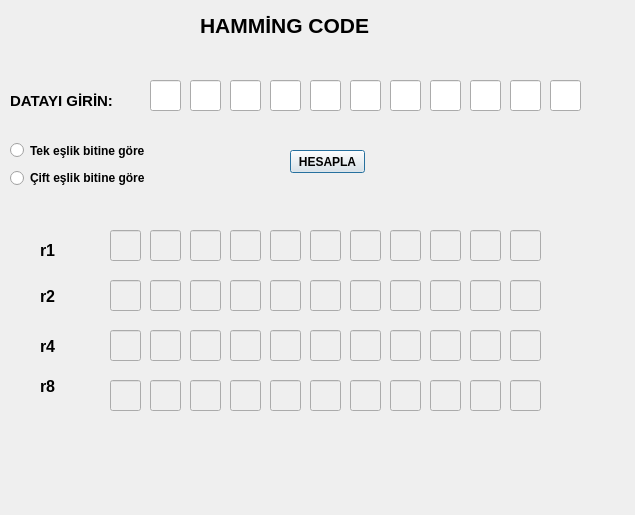
<?xml version="1.0" encoding="UTF-8"?>
<ui version="4.0">
 <class>Dialog</class>
 <widget class="QDialog" name="Dialog">
  <property name="geometry">
   <rect>
    <x>0</x>
    <y>0</y>
    <width>635</width>
    <height>515</height>
   </rect>
  </property>
  <property name="windowTitle">
   <string>Dialog</string>
  </property>
  <widget class="QLabel" name="label">
   <property name="geometry">
    <rect>
     <x>200</x>
     <y>10</y>
     <width>201</width>
     <height>31</height>
    </rect>
   </property>
   <property name="font">
    <font>
     <pointsize>16</pointsize>
     <weight>75</weight>
     <bold>true</bold>
    </font>
   </property>
   <property name="text">
    <string>HAMMİNG CODE</string>
   </property>
  </widget>
  <widget class="QLabel" name="label_3">
   <property name="geometry">
    <rect>
     <x>40</x>
     <y>240</y>
     <width>51</width>
     <height>21</height>
    </rect>
   </property>
   <property name="font">
    <font>
     <pointsize>12</pointsize>
     <weight>75</weight>
     <bold>true</bold>
    </font>
   </property>
   <property name="text">
    <string>r1</string>
   </property>
  </widget>
  <widget class="QLabel" name="label_5">
   <property name="geometry">
    <rect>
     <x>40</x>
     <y>290</y>
     <width>47</width>
     <height>13</height>
    </rect>
   </property>
   <property name="font">
    <font>
     <pointsize>12</pointsize>
     <weight>75</weight>
     <bold>true</bold>
    </font>
   </property>
   <property name="text">
    <string>r2</string>
   </property>
  </widget>
  <widget class="QLabel" name="label_11">
   <property name="geometry">
    <rect>
     <x>40</x>
     <y>380</y>
     <width>47</width>
     <height>13</height>
    </rect>
   </property>
   <property name="font">
    <font>
     <pointsize>12</pointsize>
     <weight>75</weight>
     <bold>true</bold>
    </font>
   </property>
   <property name="text">
    <string>r8</string>
   </property>
  </widget>
  <widget class="QLabel" name="label_12">
   <property name="geometry">
    <rect>
     <x>40</x>
     <y>340</y>
     <width>47</width>
     <height>13</height>
    </rect>
   </property>
   <property name="font">
    <font>
     <pointsize>12</pointsize>
     <weight>75</weight>
     <bold>true</bold>
    </font>
   </property>
   <property name="text">
    <string>r4</string>
   </property>
  </widget>
  <widget class="QLineEdit" name="lineEdit">
   <property name="geometry">
    <rect>
     <x>150</x>
     <y>80</y>
     <width>31</width>
     <height>31</height>
    </rect>
   </property>
   <property name="font">
    <font>
     <pointsize>12</pointsize>
     <weight>75</weight>
     <bold>true</bold>
    </font>
   </property>
   <property name="inputMethodHints">
    <set>Qt::ImhNone</set>
   </property>
   <property name="maxLength">
    <number>1</number>
   </property>
  </widget>
  <widget class="QLineEdit" name="lineEdit_19">
   <property name="geometry">
    <rect>
     <x>230</x>
     <y>80</y>
     <width>31</width>
     <height>31</height>
    </rect>
   </property>
   <property name="font">
    <font>
     <pointsize>12</pointsize>
     <weight>75</weight>
     <bold>true</bold>
    </font>
   </property>
   <property name="inputMethodHints">
    <set>Qt::ImhNone</set>
   </property>
   <property name="maxLength">
    <number>1</number>
   </property>
  </widget>
  <widget class="QLineEdit" name="lineEdit_20">
   <property name="geometry">
    <rect>
     <x>190</x>
     <y>80</y>
     <width>31</width>
     <height>31</height>
    </rect>
   </property>
   <property name="font">
    <font>
     <pointsize>12</pointsize>
     <weight>75</weight>
     <bold>true</bold>
    </font>
   </property>
   <property name="inputMethodHints">
    <set>Qt::ImhNone</set>
   </property>
   <property name="maxLength">
    <number>1</number>
   </property>
  </widget>
  <widget class="QLineEdit" name="lineEdit_21">
   <property name="geometry">
    <rect>
     <x>350</x>
     <y>80</y>
     <width>31</width>
     <height>31</height>
    </rect>
   </property>
   <property name="font">
    <font>
     <pointsize>12</pointsize>
     <weight>75</weight>
     <bold>true</bold>
    </font>
   </property>
   <property name="inputMethodHints">
    <set>Qt::ImhNone</set>
   </property>
   <property name="maxLength">
    <number>1</number>
   </property>
  </widget>
  <widget class="QLineEdit" name="lineEdit_22">
   <property name="geometry">
    <rect>
     <x>270</x>
     <y>80</y>
     <width>31</width>
     <height>31</height>
    </rect>
   </property>
   <property name="font">
    <font>
     <pointsize>12</pointsize>
     <weight>75</weight>
     <bold>true</bold>
    </font>
   </property>
   <property name="inputMethodHints">
    <set>Qt::ImhNone</set>
   </property>
   <property name="maxLength">
    <number>1</number>
   </property>
  </widget>
  <widget class="QLineEdit" name="lineEdit_23">
   <property name="geometry">
    <rect>
     <x>310</x>
     <y>80</y>
     <width>31</width>
     <height>31</height>
    </rect>
   </property>
   <property name="font">
    <font>
     <pointsize>12</pointsize>
     <weight>75</weight>
     <bold>true</bold>
    </font>
   </property>
   <property name="inputMethodHints">
    <set>Qt::ImhNone</set>
   </property>
   <property name="maxLength">
    <number>1</number>
   </property>
  </widget>
  <widget class="QLineEdit" name="lineEdit_24">
   <property name="geometry">
    <rect>
     <x>470</x>
     <y>80</y>
     <width>31</width>
     <height>31</height>
    </rect>
   </property>
   <property name="font">
    <font>
     <pointsize>12</pointsize>
     <weight>75</weight>
     <bold>true</bold>
    </font>
   </property>
   <property name="inputMethodHints">
    <set>Qt::ImhNone</set>
   </property>
   <property name="maxLength">
    <number>1</number>
   </property>
  </widget>
  <widget class="QLineEdit" name="lineEdit_25">
   <property name="geometry">
    <rect>
     <x>390</x>
     <y>80</y>
     <width>31</width>
     <height>31</height>
    </rect>
   </property>
   <property name="font">
    <font>
     <pointsize>12</pointsize>
     <weight>75</weight>
     <bold>true</bold>
    </font>
   </property>
   <property name="inputMethodHints">
    <set>Qt::ImhNone</set>
   </property>
   <property name="maxLength">
    <number>1</number>
   </property>
  </widget>
  <widget class="QLineEdit" name="lineEdit_26">
   <property name="geometry">
    <rect>
     <x>430</x>
     <y>80</y>
     <width>31</width>
     <height>31</height>
    </rect>
   </property>
   <property name="font">
    <font>
     <pointsize>12</pointsize>
     <weight>75</weight>
     <bold>true</bold>
    </font>
   </property>
   <property name="inputMethodHints">
    <set>Qt::ImhNone</set>
   </property>
   <property name="maxLength">
    <number>1</number>
   </property>
  </widget>
  <widget class="QLineEdit" name="lineEdit_28">
   <property name="geometry">
    <rect>
     <x>510</x>
     <y>80</y>
     <width>31</width>
     <height>31</height>
    </rect>
   </property>
   <property name="font">
    <font>
     <pointsize>12</pointsize>
     <weight>75</weight>
     <bold>true</bold>
    </font>
   </property>
   <property name="inputMethodHints">
    <set>Qt::ImhNone</set>
   </property>
   <property name="maxLength">
    <number>1</number>
   </property>
  </widget>
  <widget class="QLineEdit" name="lineEdit_29">
   <property name="geometry">
    <rect>
     <x>550</x>
     <y>80</y>
     <width>31</width>
     <height>31</height>
    </rect>
   </property>
   <property name="font">
    <font>
     <pointsize>12</pointsize>
     <weight>75</weight>
     <bold>true</bold>
    </font>
   </property>
   <property name="inputMethodHints">
    <set>Qt::ImhNone</set>
   </property>
   <property name="maxLength">
    <number>1</number>
   </property>
  </widget>
  <widget class="QLabel" name="label_2">
   <property name="geometry">
    <rect>
     <x>10</x>
     <y>90</y>
     <width>121</width>
     <height>21</height>
    </rect>
   </property>
   <property name="font">
    <font>
     <pointsize>11</pointsize>
     <weight>75</weight>
     <bold>true</bold>
    </font>
   </property>
   <property name="text">
    <string>DATAYI GİRİN:</string>
   </property>
  </widget>
  <widget class="QLineEdit" name="lineEdit_27">
   <property name="enabled">
    <bool>false</bool>
   </property>
   <property name="geometry">
    <rect>
     <x>430</x>
     <y>230</y>
     <width>31</width>
     <height>31</height>
    </rect>
   </property>
   <property name="font">
    <font>
     <pointsize>12</pointsize>
     <weight>75</weight>
     <bold>true</bold>
    </font>
   </property>
  </widget>
  <widget class="QLineEdit" name="lineEdit_30">
   <property name="enabled">
    <bool>false</bool>
   </property>
   <property name="geometry">
    <rect>
     <x>270</x>
     <y>230</y>
     <width>31</width>
     <height>31</height>
    </rect>
   </property>
   <property name="font">
    <font>
     <pointsize>12</pointsize>
     <weight>75</weight>
     <bold>true</bold>
    </font>
   </property>
  </widget>
  <widget class="QLineEdit" name="lineEdit_31">
   <property name="enabled">
    <bool>false</bool>
   </property>
   <property name="geometry">
    <rect>
     <x>190</x>
     <y>230</y>
     <width>31</width>
     <height>31</height>
    </rect>
   </property>
   <property name="font">
    <font>
     <pointsize>12</pointsize>
     <weight>75</weight>
     <bold>true</bold>
    </font>
   </property>
  </widget>
  <widget class="QLineEdit" name="lineEdit_2">
   <property name="enabled">
    <bool>false</bool>
   </property>
   <property name="geometry">
    <rect>
     <x>110</x>
     <y>230</y>
     <width>31</width>
     <height>31</height>
    </rect>
   </property>
   <property name="font">
    <font>
     <pointsize>12</pointsize>
     <weight>75</weight>
     <bold>true</bold>
    </font>
   </property>
  </widget>
  <widget class="QLineEdit" name="lineEdit_32">
   <property name="enabled">
    <bool>false</bool>
   </property>
   <property name="geometry">
    <rect>
     <x>390</x>
     <y>230</y>
     <width>31</width>
     <height>31</height>
    </rect>
   </property>
   <property name="font">
    <font>
     <pointsize>12</pointsize>
     <weight>75</weight>
     <bold>true</bold>
    </font>
   </property>
  </widget>
  <widget class="QLineEdit" name="lineEdit_33">
   <property name="enabled">
    <bool>false</bool>
   </property>
   <property name="geometry">
    <rect>
     <x>510</x>
     <y>230</y>
     <width>31</width>
     <height>31</height>
    </rect>
   </property>
   <property name="font">
    <font>
     <pointsize>12</pointsize>
     <weight>75</weight>
     <bold>true</bold>
    </font>
   </property>
  </widget>
  <widget class="QLineEdit" name="lineEdit_34">
   <property name="enabled">
    <bool>false</bool>
   </property>
   <property name="geometry">
    <rect>
     <x>230</x>
     <y>230</y>
     <width>31</width>
     <height>31</height>
    </rect>
   </property>
   <property name="font">
    <font>
     <pointsize>12</pointsize>
     <weight>75</weight>
     <bold>true</bold>
    </font>
   </property>
  </widget>
  <widget class="QLineEdit" name="lineEdit_35">
   <property name="enabled">
    <bool>false</bool>
   </property>
   <property name="geometry">
    <rect>
     <x>350</x>
     <y>230</y>
     <width>31</width>
     <height>31</height>
    </rect>
   </property>
   <property name="font">
    <font>
     <pointsize>12</pointsize>
     <weight>75</weight>
     <bold>true</bold>
    </font>
   </property>
  </widget>
  <widget class="QLineEdit" name="lineEdit_36">
   <property name="enabled">
    <bool>false</bool>
   </property>
   <property name="geometry">
    <rect>
     <x>470</x>
     <y>230</y>
     <width>31</width>
     <height>31</height>
    </rect>
   </property>
   <property name="font">
    <font>
     <pointsize>12</pointsize>
     <weight>75</weight>
     <bold>true</bold>
    </font>
   </property>
  </widget>
  <widget class="QLineEdit" name="lineEdit_37">
   <property name="enabled">
    <bool>false</bool>
   </property>
   <property name="geometry">
    <rect>
     <x>150</x>
     <y>230</y>
     <width>31</width>
     <height>31</height>
    </rect>
   </property>
   <property name="font">
    <font>
     <pointsize>12</pointsize>
     <weight>75</weight>
     <bold>true</bold>
    </font>
   </property>
  </widget>
  <widget class="QLineEdit" name="lineEdit_38">
   <property name="enabled">
    <bool>false</bool>
   </property>
   <property name="geometry">
    <rect>
     <x>310</x>
     <y>230</y>
     <width>31</width>
     <height>31</height>
    </rect>
   </property>
   <property name="font">
    <font>
     <pointsize>12</pointsize>
     <weight>75</weight>
     <bold>true</bold>
    </font>
   </property>
  </widget>
  <widget class="QLineEdit" name="lineEdit_39">
   <property name="enabled">
    <bool>false</bool>
   </property>
   <property name="geometry">
    <rect>
     <x>430</x>
     <y>280</y>
     <width>31</width>
     <height>31</height>
    </rect>
   </property>
   <property name="font">
    <font>
     <pointsize>12</pointsize>
     <weight>75</weight>
     <bold>true</bold>
    </font>
   </property>
  </widget>
  <widget class="QLineEdit" name="lineEdit_40">
   <property name="enabled">
    <bool>false</bool>
   </property>
   <property name="geometry">
    <rect>
     <x>270</x>
     <y>280</y>
     <width>31</width>
     <height>31</height>
    </rect>
   </property>
   <property name="font">
    <font>
     <pointsize>12</pointsize>
     <weight>75</weight>
     <bold>true</bold>
    </font>
   </property>
  </widget>
  <widget class="QLineEdit" name="lineEdit_41">
   <property name="enabled">
    <bool>false</bool>
   </property>
   <property name="geometry">
    <rect>
     <x>190</x>
     <y>280</y>
     <width>31</width>
     <height>31</height>
    </rect>
   </property>
   <property name="font">
    <font>
     <pointsize>12</pointsize>
     <weight>75</weight>
     <bold>true</bold>
    </font>
   </property>
  </widget>
  <widget class="QLineEdit" name="lineEdit_3">
   <property name="enabled">
    <bool>false</bool>
   </property>
   <property name="geometry">
    <rect>
     <x>110</x>
     <y>280</y>
     <width>31</width>
     <height>31</height>
    </rect>
   </property>
   <property name="font">
    <font>
     <pointsize>12</pointsize>
     <weight>75</weight>
     <bold>true</bold>
    </font>
   </property>
  </widget>
  <widget class="QLineEdit" name="lineEdit_42">
   <property name="enabled">
    <bool>false</bool>
   </property>
   <property name="geometry">
    <rect>
     <x>390</x>
     <y>280</y>
     <width>31</width>
     <height>31</height>
    </rect>
   </property>
   <property name="font">
    <font>
     <pointsize>12</pointsize>
     <weight>75</weight>
     <bold>true</bold>
    </font>
   </property>
  </widget>
  <widget class="QLineEdit" name="lineEdit_43">
   <property name="enabled">
    <bool>false</bool>
   </property>
   <property name="geometry">
    <rect>
     <x>510</x>
     <y>280</y>
     <width>31</width>
     <height>31</height>
    </rect>
   </property>
   <property name="font">
    <font>
     <pointsize>12</pointsize>
     <weight>75</weight>
     <bold>true</bold>
    </font>
   </property>
  </widget>
  <widget class="QLineEdit" name="lineEdit_44">
   <property name="enabled">
    <bool>false</bool>
   </property>
   <property name="geometry">
    <rect>
     <x>230</x>
     <y>280</y>
     <width>31</width>
     <height>31</height>
    </rect>
   </property>
   <property name="font">
    <font>
     <pointsize>12</pointsize>
     <weight>75</weight>
     <bold>true</bold>
    </font>
   </property>
  </widget>
  <widget class="QLineEdit" name="lineEdit_45">
   <property name="enabled">
    <bool>false</bool>
   </property>
   <property name="geometry">
    <rect>
     <x>350</x>
     <y>280</y>
     <width>31</width>
     <height>31</height>
    </rect>
   </property>
   <property name="font">
    <font>
     <pointsize>12</pointsize>
     <weight>75</weight>
     <bold>true</bold>
    </font>
   </property>
  </widget>
  <widget class="QLineEdit" name="lineEdit_46">
   <property name="enabled">
    <bool>false</bool>
   </property>
   <property name="geometry">
    <rect>
     <x>470</x>
     <y>280</y>
     <width>31</width>
     <height>31</height>
    </rect>
   </property>
   <property name="font">
    <font>
     <pointsize>12</pointsize>
     <weight>75</weight>
     <bold>true</bold>
    </font>
   </property>
  </widget>
  <widget class="QLineEdit" name="lineEdit_47">
   <property name="enabled">
    <bool>false</bool>
   </property>
   <property name="geometry">
    <rect>
     <x>150</x>
     <y>280</y>
     <width>31</width>
     <height>31</height>
    </rect>
   </property>
   <property name="font">
    <font>
     <pointsize>12</pointsize>
     <weight>75</weight>
     <bold>true</bold>
    </font>
   </property>
  </widget>
  <widget class="QLineEdit" name="lineEdit_48">
   <property name="enabled">
    <bool>false</bool>
   </property>
   <property name="geometry">
    <rect>
     <x>310</x>
     <y>280</y>
     <width>31</width>
     <height>31</height>
    </rect>
   </property>
   <property name="font">
    <font>
     <pointsize>12</pointsize>
     <weight>75</weight>
     <bold>true</bold>
    </font>
   </property>
  </widget>
  <widget class="QLineEdit" name="lineEdit_49">
   <property name="enabled">
    <bool>false</bool>
   </property>
   <property name="geometry">
    <rect>
     <x>390</x>
     <y>330</y>
     <width>31</width>
     <height>31</height>
    </rect>
   </property>
   <property name="font">
    <font>
     <pointsize>12</pointsize>
     <weight>75</weight>
     <bold>true</bold>
    </font>
   </property>
  </widget>
  <widget class="QLineEdit" name="lineEdit_4">
   <property name="enabled">
    <bool>false</bool>
   </property>
   <property name="geometry">
    <rect>
     <x>110</x>
     <y>330</y>
     <width>31</width>
     <height>31</height>
    </rect>
   </property>
   <property name="font">
    <font>
     <pointsize>12</pointsize>
     <weight>75</weight>
     <bold>true</bold>
    </font>
   </property>
  </widget>
  <widget class="QLineEdit" name="lineEdit_50">
   <property name="enabled">
    <bool>false</bool>
   </property>
   <property name="geometry">
    <rect>
     <x>230</x>
     <y>330</y>
     <width>31</width>
     <height>31</height>
    </rect>
   </property>
   <property name="font">
    <font>
     <pointsize>12</pointsize>
     <weight>75</weight>
     <bold>true</bold>
    </font>
   </property>
  </widget>
  <widget class="QLineEdit" name="lineEdit_51">
   <property name="enabled">
    <bool>false</bool>
   </property>
   <property name="geometry">
    <rect>
     <x>310</x>
     <y>330</y>
     <width>31</width>
     <height>31</height>
    </rect>
   </property>
   <property name="font">
    <font>
     <pointsize>12</pointsize>
     <weight>75</weight>
     <bold>true</bold>
    </font>
   </property>
  </widget>
  <widget class="QLineEdit" name="lineEdit_52">
   <property name="enabled">
    <bool>false</bool>
   </property>
   <property name="geometry">
    <rect>
     <x>470</x>
     <y>330</y>
     <width>31</width>
     <height>31</height>
    </rect>
   </property>
   <property name="font">
    <font>
     <pointsize>12</pointsize>
     <weight>75</weight>
     <bold>true</bold>
    </font>
   </property>
  </widget>
  <widget class="QLineEdit" name="lineEdit_53">
   <property name="enabled">
    <bool>false</bool>
   </property>
   <property name="geometry">
    <rect>
     <x>430</x>
     <y>330</y>
     <width>31</width>
     <height>31</height>
    </rect>
   </property>
   <property name="font">
    <font>
     <pointsize>12</pointsize>
     <weight>75</weight>
     <bold>true</bold>
    </font>
   </property>
  </widget>
  <widget class="QLineEdit" name="lineEdit_54">
   <property name="enabled">
    <bool>false</bool>
   </property>
   <property name="geometry">
    <rect>
     <x>190</x>
     <y>330</y>
     <width>31</width>
     <height>31</height>
    </rect>
   </property>
   <property name="font">
    <font>
     <pointsize>12</pointsize>
     <weight>75</weight>
     <bold>true</bold>
    </font>
   </property>
  </widget>
  <widget class="QLineEdit" name="lineEdit_55">
   <property name="enabled">
    <bool>false</bool>
   </property>
   <property name="geometry">
    <rect>
     <x>270</x>
     <y>330</y>
     <width>31</width>
     <height>31</height>
    </rect>
   </property>
   <property name="font">
    <font>
     <pointsize>12</pointsize>
     <weight>75</weight>
     <bold>true</bold>
    </font>
   </property>
  </widget>
  <widget class="QLineEdit" name="lineEdit_56">
   <property name="enabled">
    <bool>false</bool>
   </property>
   <property name="geometry">
    <rect>
     <x>350</x>
     <y>330</y>
     <width>31</width>
     <height>31</height>
    </rect>
   </property>
   <property name="font">
    <font>
     <pointsize>12</pointsize>
     <weight>75</weight>
     <bold>true</bold>
    </font>
   </property>
  </widget>
  <widget class="QLineEdit" name="lineEdit_57">
   <property name="enabled">
    <bool>false</bool>
   </property>
   <property name="geometry">
    <rect>
     <x>150</x>
     <y>330</y>
     <width>31</width>
     <height>31</height>
    </rect>
   </property>
   <property name="font">
    <font>
     <pointsize>12</pointsize>
     <weight>75</weight>
     <bold>true</bold>
    </font>
   </property>
  </widget>
  <widget class="QLineEdit" name="lineEdit_58">
   <property name="enabled">
    <bool>false</bool>
   </property>
   <property name="geometry">
    <rect>
     <x>510</x>
     <y>330</y>
     <width>31</width>
     <height>31</height>
    </rect>
   </property>
   <property name="font">
    <font>
     <pointsize>12</pointsize>
     <weight>75</weight>
     <bold>true</bold>
    </font>
   </property>
  </widget>
  <widget class="QLineEdit" name="lineEdit_59">
   <property name="enabled">
    <bool>false</bool>
   </property>
   <property name="geometry">
    <rect>
     <x>390</x>
     <y>380</y>
     <width>31</width>
     <height>31</height>
    </rect>
   </property>
   <property name="font">
    <font>
     <pointsize>12</pointsize>
     <weight>75</weight>
     <bold>true</bold>
    </font>
   </property>
  </widget>
  <widget class="QLineEdit" name="lineEdit_5">
   <property name="enabled">
    <bool>false</bool>
   </property>
   <property name="geometry">
    <rect>
     <x>110</x>
     <y>380</y>
     <width>31</width>
     <height>31</height>
    </rect>
   </property>
   <property name="font">
    <font>
     <pointsize>12</pointsize>
     <weight>75</weight>
     <bold>true</bold>
    </font>
   </property>
  </widget>
  <widget class="QLineEdit" name="lineEdit_60">
   <property name="enabled">
    <bool>false</bool>
   </property>
   <property name="geometry">
    <rect>
     <x>230</x>
     <y>380</y>
     <width>31</width>
     <height>31</height>
    </rect>
   </property>
   <property name="font">
    <font>
     <pointsize>12</pointsize>
     <weight>75</weight>
     <bold>true</bold>
    </font>
   </property>
  </widget>
  <widget class="QLineEdit" name="lineEdit_61">
   <property name="enabled">
    <bool>false</bool>
   </property>
   <property name="geometry">
    <rect>
     <x>310</x>
     <y>380</y>
     <width>31</width>
     <height>31</height>
    </rect>
   </property>
   <property name="font">
    <font>
     <pointsize>12</pointsize>
     <weight>75</weight>
     <bold>true</bold>
    </font>
   </property>
  </widget>
  <widget class="QLineEdit" name="lineEdit_62">
   <property name="enabled">
    <bool>false</bool>
   </property>
   <property name="geometry">
    <rect>
     <x>470</x>
     <y>380</y>
     <width>31</width>
     <height>31</height>
    </rect>
   </property>
   <property name="font">
    <font>
     <pointsize>12</pointsize>
     <weight>75</weight>
     <bold>true</bold>
    </font>
   </property>
  </widget>
  <widget class="QLineEdit" name="lineEdit_63">
   <property name="enabled">
    <bool>false</bool>
   </property>
   <property name="geometry">
    <rect>
     <x>430</x>
     <y>380</y>
     <width>31</width>
     <height>31</height>
    </rect>
   </property>
   <property name="font">
    <font>
     <pointsize>12</pointsize>
     <weight>75</weight>
     <bold>true</bold>
    </font>
   </property>
  </widget>
  <widget class="QLineEdit" name="lineEdit_64">
   <property name="enabled">
    <bool>false</bool>
   </property>
   <property name="geometry">
    <rect>
     <x>190</x>
     <y>380</y>
     <width>31</width>
     <height>31</height>
    </rect>
   </property>
   <property name="font">
    <font>
     <pointsize>12</pointsize>
     <weight>75</weight>
     <bold>true</bold>
    </font>
   </property>
  </widget>
  <widget class="QLineEdit" name="lineEdit_65">
   <property name="enabled">
    <bool>false</bool>
   </property>
   <property name="geometry">
    <rect>
     <x>270</x>
     <y>380</y>
     <width>31</width>
     <height>31</height>
    </rect>
   </property>
   <property name="font">
    <font>
     <pointsize>12</pointsize>
     <weight>75</weight>
     <bold>true</bold>
    </font>
   </property>
  </widget>
  <widget class="QLineEdit" name="lineEdit_66">
   <property name="enabled">
    <bool>false</bool>
   </property>
   <property name="geometry">
    <rect>
     <x>350</x>
     <y>380</y>
     <width>31</width>
     <height>31</height>
    </rect>
   </property>
   <property name="font">
    <font>
     <pointsize>12</pointsize>
     <weight>75</weight>
     <bold>true</bold>
    </font>
   </property>
  </widget>
  <widget class="QLineEdit" name="lineEdit_67">
   <property name="enabled">
    <bool>false</bool>
   </property>
   <property name="geometry">
    <rect>
     <x>150</x>
     <y>380</y>
     <width>31</width>
     <height>31</height>
    </rect>
   </property>
   <property name="font">
    <font>
     <pointsize>12</pointsize>
     <weight>75</weight>
     <bold>true</bold>
    </font>
   </property>
  </widget>
  <widget class="QLineEdit" name="lineEdit_68">
   <property name="enabled">
    <bool>false</bool>
   </property>
   <property name="geometry">
    <rect>
     <x>510</x>
     <y>380</y>
     <width>31</width>
     <height>31</height>
    </rect>
   </property>
   <property name="font">
    <font>
     <pointsize>12</pointsize>
     <weight>75</weight>
     <bold>true</bold>
    </font>
   </property>
  </widget>
  <widget class="QPushButton" name="pushButton">
   <property name="geometry">
    <rect>
     <x>290</x>
     <y>150</y>
     <width>75</width>
     <height>23</height>
    </rect>
   </property>
   <property name="font">
    <font>
     <pointsize>9</pointsize>
     <weight>75</weight>
     <bold>true</bold>
    </font>
   </property>
   <property name="text">
    <string>HESAPLA</string>
   </property>
  </widget>
  <widget class="QLabel" name="label_4">
   <property name="geometry">
    <rect>
     <x>190</x>
     <y>180</y>
     <width>331</width>
     <height>31</height>
    </rect>
   </property>
   <property name="text">
    <string/>
   </property>
  </widget>
  <widget class="QLabel" name="label_6">
   <property name="geometry">
    <rect>
     <x>180</x>
     <y>450</y>
     <width>331</width>
     <height>31</height>
    </rect>
   </property>
   <property name="text">
    <string/>
   </property>
  </widget>
  <widget class="QRadioButton" name="radioButton">
   <property name="geometry">
    <rect>
     <x>10</x>
     <y>140</y>
     <width>161</width>
     <height>21</height>
    </rect>
   </property>
   <property name="font">
    <font>
     <pointsize>9</pointsize>
     <weight>75</weight>
     <bold>true</bold>
    </font>
   </property>
   <property name="text">
    <string>Tek eşlik bitine göre</string>
   </property>
  </widget>
  <widget class="QRadioButton" name="radioButton_2">
   <property name="geometry">
    <rect>
     <x>10</x>
     <y>170</y>
     <width>141</width>
     <height>16</height>
    </rect>
   </property>
   <property name="font">
    <font>
     <pointsize>9</pointsize>
     <weight>75</weight>
     <bold>true</bold>
    </font>
   </property>
   <property name="text">
    <string>Çift eşlik bitine göre</string>
   </property>
  </widget>
 </widget>
 <resources/>
 <connections/>
</ui>
